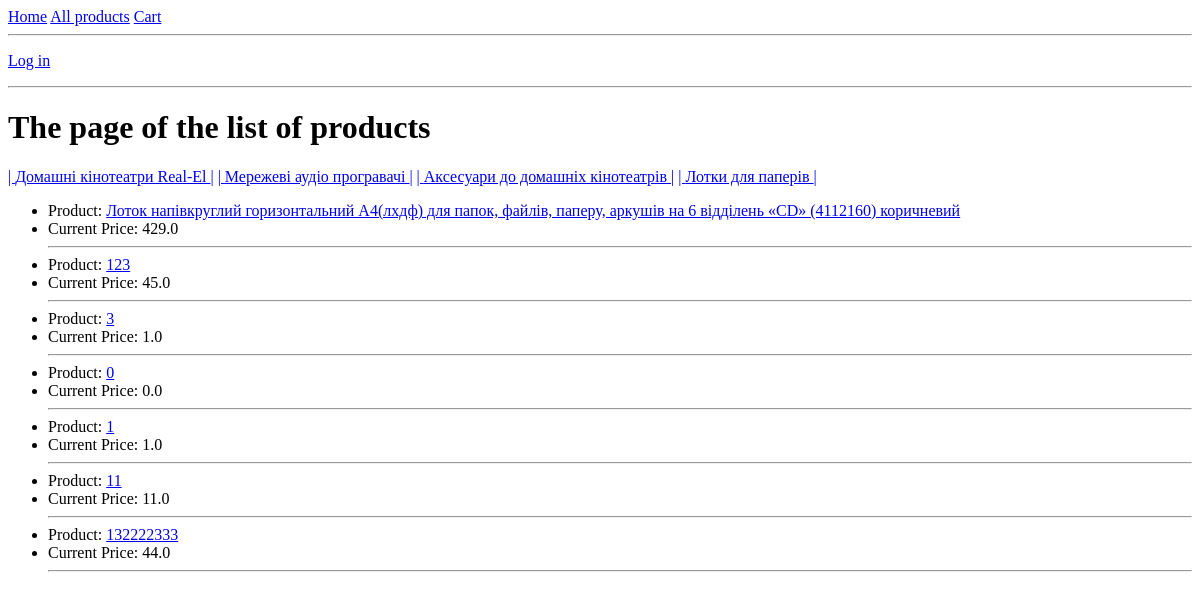
Before: /products/ with the older database file.
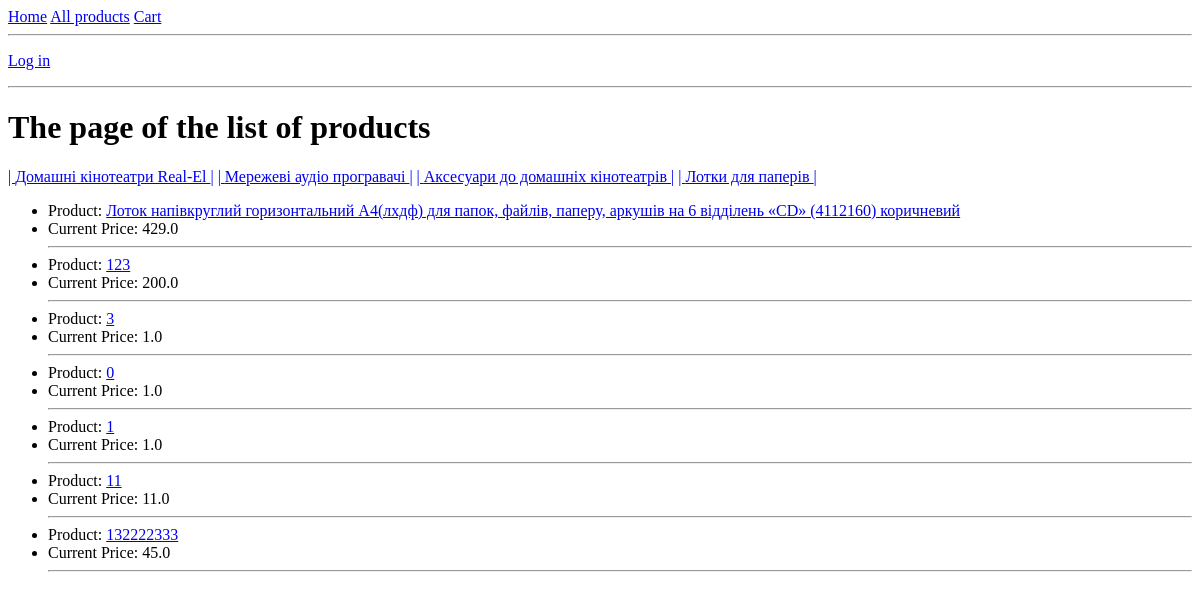
After: the same page with the newer database file.
### app/models.py (models this page shows)
class Product(models.Model):
    item_id = models.CharField(max_length=20, default='No id')
    title = models.CharField(max_length=200, default='No title')
    old_price = models.FloatField(default=0)
    current_price = models.FloatField(default=0)
    href = models.CharField(max_length=50, default='No href')
    brand = models.CharField(max_length=30, default='No Brand')
    category = models.CharField(max_length=30, default='No category')
    product_category = models.ForeignKey('ProductCategory', on_delete=models.DO_NOTHING, default=1, null=True)
    def get_absolute_url(self):
        return f'/products/{self.id}/'

### app/views.py (the view)
# urls.py: path('products/', views.products, name='products'),
def products(request):
    all_products = Product.objects.all()
    all_categories = ProductCategory.objects.all()
    product_context = {
        'all_products': all_products,
        'all_categories': all_categories,
    }
    return render(request, 'products.html', product_context)

### templates/products.html (shortened to what this page needs)
{% extends 'index.html' %}
{% block content %}
<H1>The page of the list of products</H1>
<div>
    {% for category in all_categories %}<a href="{% url 'category_filter' category.id %}">| {{ category.category_name }} |</a> {% endfor %}
</div>
    <ul>
        {% for product in all_products %}
            <li>Product: <a href={{ product.get_absolute_url }}>{{ product.title }}</a></li>
            <li>Current Price: {{ product.current_price }} </li>
            <hr>
        {% endfor %}
    </ul>
{% endblock content %}

Changed rows visible on the page:
changed Product (number 2 of 7 on the later page): current_price "45.0" → "200.0"
changed Product (number 4 of 7 on the later page): current_price "0.0" → "1.0"
changed Product (number 7 of 7 on the later page): current_price "44.0" → "45.0"
